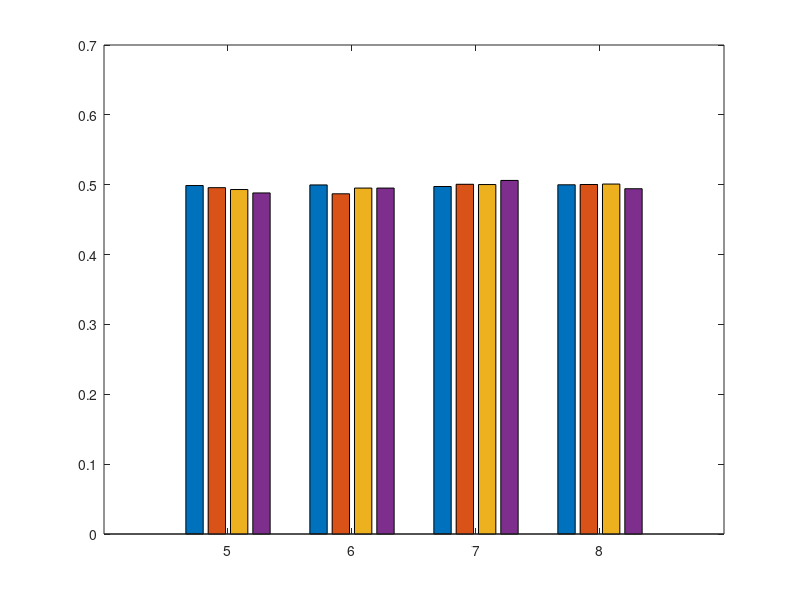

MATLAB code for this plot: (Note: this script raises an error after producing the figure.)
clear; close all; clc
textSize = 16;
linewid = 1;


% Attack: Stalking
% MI IS 5 6 7 8
% SI IS 5 6 7 8
% MO IS 5 6 7 8
% SO IS 5 6 7 8

epiImpBMRis = [1-0.5011696039 1-0.5041992187 1-0.5068847656 1-0.5117750901;
    1-0.5003051758 1-0.5129743304 1-0.5048014323 1-0.5048014323;
    1-0.5025634766 1-0.4993652344 1-0.4997558594 1-0.4938616071;
    1-0.5000878906 1-0.4996903582 1-0.4990373884 1-0.5057291667];
kle = [5, 6, 7, 8];

figure(31)
bar(kle, epiImpBMRis, 'grouped')
hold on
ax = gca;
ax.YAxis.FontSize = 13;
ax.XAxis.FontSize = 13;
ax.YAxis.FontWeight = 'bold';
ax.XAxis.FontWeight = 'bold';
ylim([0 0.9])
legend('Mobile Indoor','Stationary Indoor', 'Mobile Outdoor', 'Stationary Outdoor', 'FontSize',textSize, 'FontWeight','bold', 'Location','northeast')
xlabel('Episode Length', 'FontSize', 15, 'FontWeight','bold')
ylabel('BMR (%)', 'FontSize',15, 'FontWeight','bold')
grid on

% for i=1:length(epiImpBMRis)
%     text(kle(i)-0.3,epiImpBMRis(i,1),num2str(epiImpBMRis(i), '%.4g'), 'FontWeight','bold', 'HorizontalAlignment', 'center', 'VerticalAlignment', 'bottom')
%     text(kle(i)-0.1,epiImpBMRis(i,2),num2str(epiImpBMRis(i), '%.4g'), 'FontWeight','bold', 'HorizontalAlignment', 'center', 'VerticalAlignment', 'bottom')
%     text(kle(i)+0.1,epiImpBMRis(i,3),num2str(epiImpBMRis(i), '%.4g'), 'FontWeight','bold', 'HorizontalAlignment', 'center', 'VerticalAlignment', 'bottom')
%     text(kle(i)+0.3,epiImpBMRis(i,4),num2str(epiImpBMRis(i), '%.4g'), 'FontWeight','bold', 'HorizontalAlignment', 'center', 'VerticalAlignment', 'bottom')
% end

print('stalkerBMR','-depsc')
